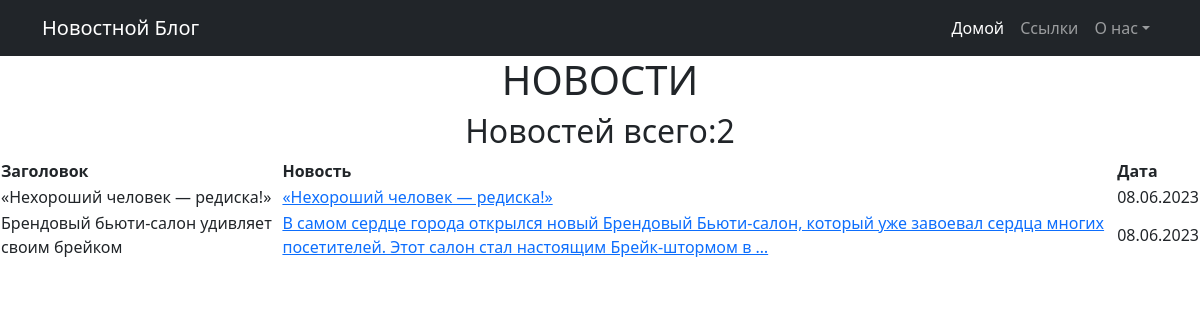
Page /news/ on the committed database.
### postnews/models.py (models this page shows, shortened)
class Post(models.Model):
	id_author = models.ForeignKey(Author, on_delete= models.CASCADE)
	post_or_new = models.CharField(max_length=20,
								   choices= POSSTING)
	time_create = models.DateTimeField(auto_now_add= True)
	id_post_category = models.ManyToManyField(Category, through= 'PostCategory')
	article_title_news = models.CharField(max_length= 50)
	main_text = models.TextField()
	rating = models.IntegerField(validators=[MinValueValidator(0)], default= 0)

### postnews/views.py (the view)
# urls.py: path('', PostMany.as_view()),
class PostMany(ListView):
	model = Post
	ordering = '-time_create'
	template_name = 'post_one.html'
	context_object_name = 'post'

### postnews/templatetags/censor.py (called while the page is built)
@register.filter()
def censor(value):
    words = ['редиска']
    text_one = value.split()
    main_text = ''
    for word in text_one:
        if word in words:
            censor = f'{word[:1]}' + (len(word)-1) * '*'
            if main_text == '':
                main_text += censor
            else:
                main_text += ' ' + censor
        elif main_text == '':
            main_text += word
        else:
            main_text += ' ' + word
    return f'{main_text}'

### templates/post_one.html (shortened to what this page needs)
<!DOCTYPE html>
{% extends 'flatpages/default.html' %}
{% load censor %}
{% block content %}
	<h1>НОВОСТИ</h1>
	<tr><td><h2>Новостей всего:{{ post|length }}</h2></td></tr>
	{% if post %}
	<table>
    <thead>
      <tr>
        <th>Заголовок</th>
        <th>Новость</th>
        <th>Дата</th>
      </tr>
    </thead>
    <tbody>
      {% for i in post %}
      <tr>
        <td>{{ i.article_title_news|censor }}</td>
        <td>
          <a href="http://127.0.0.1:8000/news/{{i.id}}">{{ i.main_text|truncatewords:20|censor  }}</a></td>
        <td>{{ i.time_create|date:'d.m.Y' }}</td>
      </tr>
      {% endfor %}
    </tbody>
  </table>
	{% else %}
	<h1>Новостей нет</h1>
	{% endif %}
{% endblock content %}

### templates/flatpages/default.html (shortened to what this page needs)
<!DOCTYPE html>
<html lang="en">
    <head>
        {% load static %}
        <link href="{% static 'css/styles.css' %}" rel="stylesheet" />
    </head>
    <body>
        <nav class="navbar navbar-expand-lg navbar-dark bg-dark">
            <div class="container">
                <a class="navbar-brand" href="#">Новостной Блог</a>
                <div class="collapse navbar-collapse" id="navbarSupportedContent">
                    <ul class="navbar-nav ms-auto mb-2 mb-lg-0">
                        <li class="nav-item"><a class="nav-link active" aria-current="page" href="#">Домой</a></li>
                        <li class="nav-item"><a class="nav-link" href="#">Ссылки</a></li>
                        <li class="nav-item dropdown">
                            <a class="nav-link dropdown-toggle" id="navbarDropdown" href="#" role="button" data-bs-toggle="dropdown" aria-expanded="false">О нас</a>
                        </li>
                    </ul>
                </div>
            </div>
        </nav>
        <center>{% block content %}
        {% endblock content %}</center>
    </body>
</html>

### rows in the picture
Post: article_title_news|censor "«Нехороший человек — редиска!»", main_text|censor "«Нехороший человек — редиска!»", time_create "08.06.2023"
Post: article_title_news|censor "Брендовый бьюти-салон удивляет своим брейком", main_text|censor "В самом сердце города открылся новый Брендовый Бьюти-салон, который уже завоевал сердца многих посетителей. Этот салон стал настоящим Брейк-штормом в …", time_create "08.06.2023"

### other values in the picture
{{ post|length }} "2"
